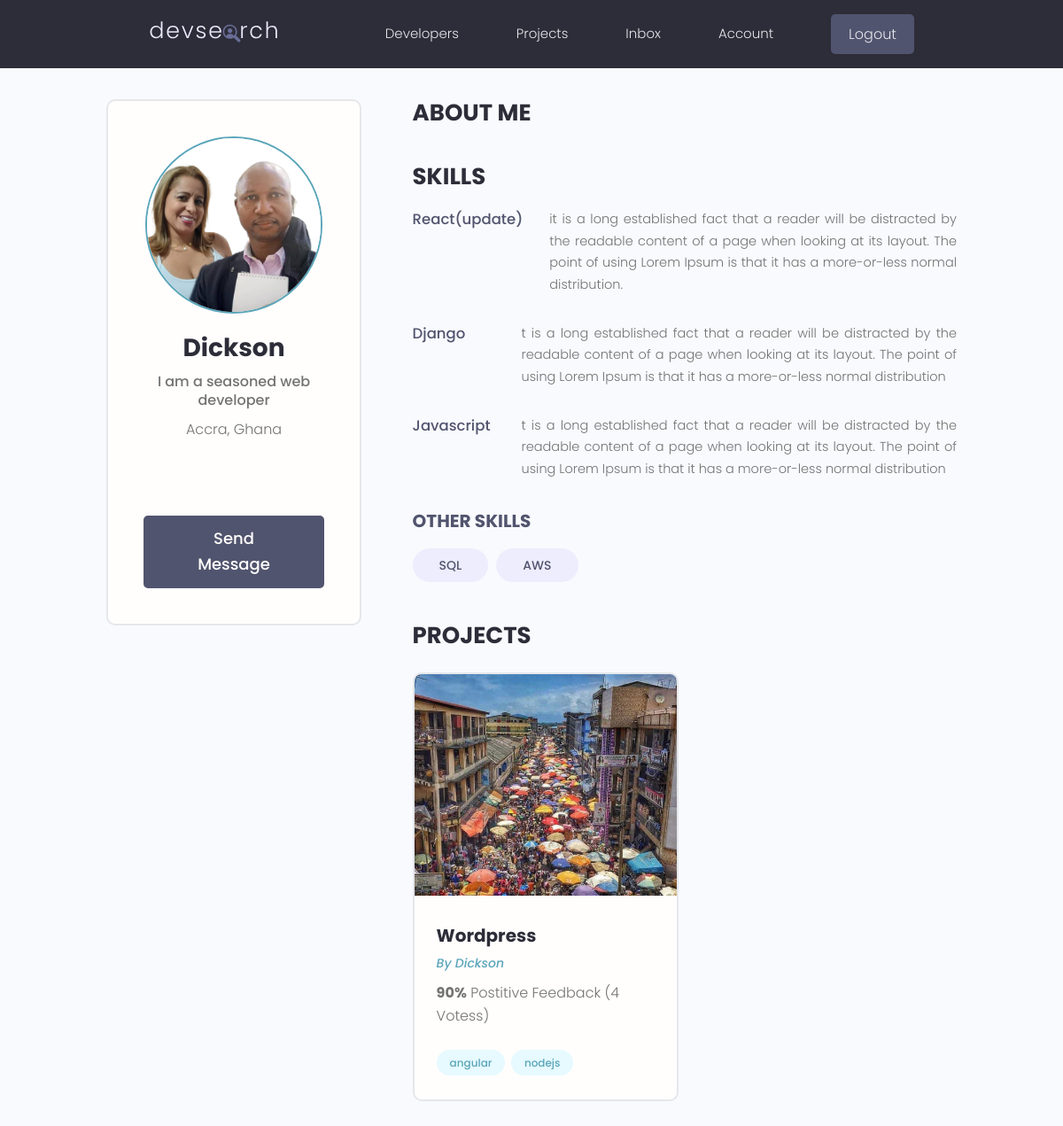
The page /profile/a6f3eae3-043d-48ef-adb5-f76086bb5a82/ (signed in) on the database as committed earlier.
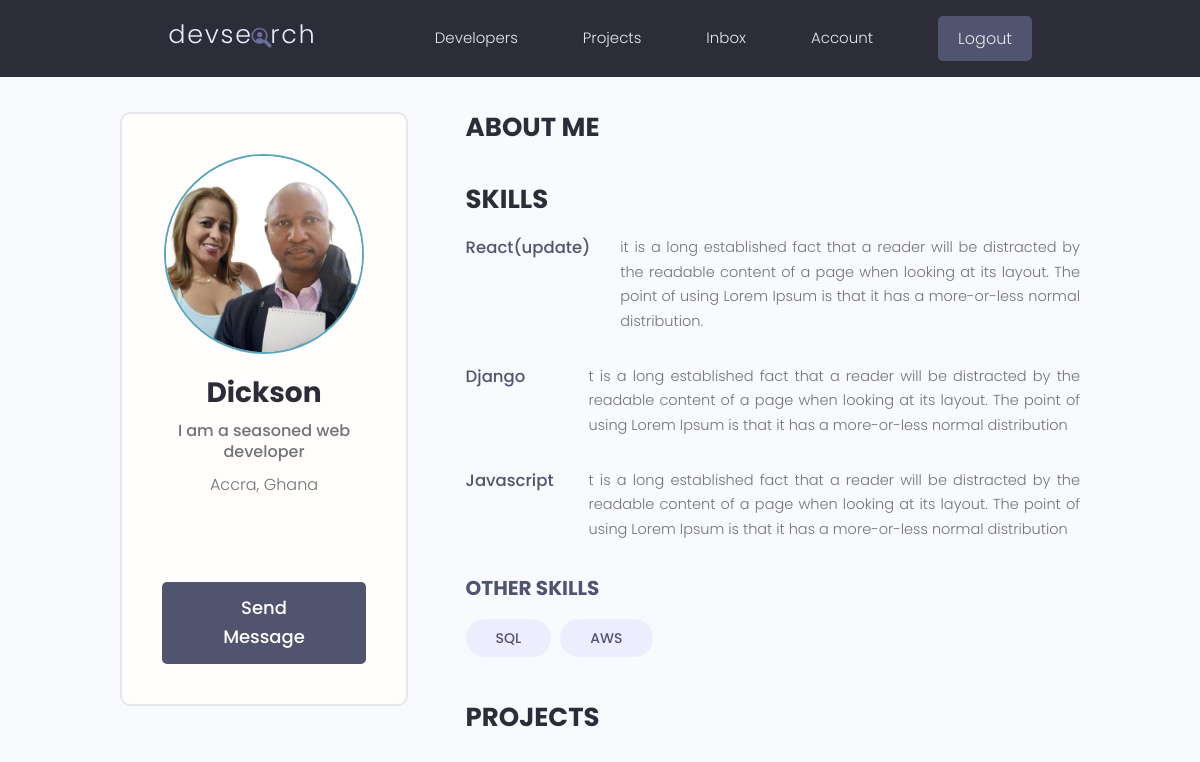
The same page on the database as committed later.
### users/models.py (models this page shows, shortened)
class Skill(models.Model):
    owner = models.ForeignKey(Profile, null=True, blank=True, on_delete = models.CASCADE)
    name = models.CharField(max_length=200, blank=True, null=True)
    description = models.TextField(blank=True, null=True)
    created = models.DateTimeField(auto_now_add=True)
    id = models.UUIDField(default=uuid.uuid4, unique=True, primary_key=True, editable=False)
    def __str__(self):
        return str(self.name)

class Profile(models.Model):
    user = models.OneToOneField(User, on_delete=models.CASCADE, null=True, blank=True)
    name = models.CharField(max_length=200, blank=True, null=True)
    email = models.EmailField(max_length=200, blank=True, null=True)
    username = models.CharField(max_length=200, blank=True, null=True)
    location = models.CharField(max_length=200, blank=True, null=True)
    short_intro = models.CharField(max_length=200, blank=True, null=True)
    bio = models.TextField(max_length=200, blank=True, null=True)
    profile_image = models.ImageField(null=True, blank=True,
                                        upload_to='profiles', default='profiles/user-default.png')
    social_github = models.CharField(max_length=300, blank=True, null=True)
    social_twitter = models.CharField(max_length=200, blank=True, null=True)
    social_youtube = models.CharField(max_length=200, blank=True, null=True)
    social_linkedin = models.CharField(max_length=200, blank=True, null=True)
    social_website = models.CharField(max_length=200, blank=True, null=True)
    created = models.DateTimeField(auto_now_add=True)
    id = models.UUIDField(default=uuid.uuid4, unique=True, primary_key=True, editable=False)

### projects/models.py (models this page shows, shortened)
class Project(models.Model):
    owner = models.ForeignKey(Profile,null=True, blank=True, on_delete=models.SET_NULL)
    title = models.CharField(max_length=2000)
    description = models.TextField(max_length=2000, null=True)
    demo_link = models.CharField(max_length=2000, null=True, blank=True)
    source_link = models.CharField(max_length=2000, null=True, blank=True)
    featured_image = models.ImageField(blank=True, null=True, default='default.jpg')
    tag = models.ManyToManyField('Tag', blank=True)
    vote_total = models.IntegerField(default=0, null=True, blank=True)
    vote_ratio = models.IntegerField(default=0, null=True, blank=True)
    created = models.DateTimeField(auto_now_add=True)
    id = models.UUIDField(default=uuid.uuid4, unique=True,
                            primary_key=True, editable=False)
    class Meta:
        ordering = ['-vote_ratio', '-vote_total', 'title']

class Tag(models.Model):
    name = models.CharField(max_length=200)
    created = models.DateTimeField(auto_now_add=True)
    id = models.UUIDField(default=uuid.uuid4, unique=True,
                            primary_key=True, editable=False)
    def __str__(self):
        return self.name

### users/views.py (the view)
# urls.py: path('profile/<str:pk>/', views.userProfile, name='user-profile'),
@login_required(login_url='login')
def userProfile(request, pk):
    user = Profile.objects.get(id=pk)
    skill_desc = user.skill_set.exclude(description__exact="")
    skill_nodesc = user.skill_set.filter(description__exact="")
    context = {
        'user':user,
        'skill_desc':skill_desc,
        'skill_nodesc':skill_nodesc
    }
    return render(request, 'users/user_profile.html',context)

### users/templates/users/user_profile.html (shortened to what this page needs)
{% extends 'layouts/main.html'%}
{% block content %}
<main class="profile my-md">
  <div class="container">
    <div class="layout">
      <div class="column column--1of3">
        <div class="card text-center">
          <div class="card__body dev">
            <img class="avatar avatar--xl" src="{{ user.profile_image.url}}" />
            <h2 class="dev__name">{{ user.name }}</h2>
            <p class="dev__title">{{ user.short_intro}}</p>
            <p class="dev__location">{{ user.location }}</p>
            <ul class="dev__social">
            </ul>
            {% if request.user.profile.id != profile.id %}
            <a href="{% url 'send-message' user.id %}" class="btn btn--sub btn--lg">Send Message </a>
            {% endif %}
          </div>
        </div>
      </div>
      <div class="column column--2of3">
        <div class="devInfo">
          <h3 class="devInfo__title">About Me</h3>
        </div>
        <div class="devInfo">
          <h3 class="devInfo__title">Skills</h3>
          <div class="devInfo__skills">
            {% for skill in skill_desc %}
            <div class="devSkill">
              <h4 class="devSkill__title">{{skill.name}}</h4>
              <p class="devSkill__info">
                {{ skill.description }}
              </p>
            </div>
            {% endfor %}
            <h3 class="devInfo__subtitle">Other Skills</h3>
            <div class="devInfo__otherSkills">
              {% for skill in skill_nodesc %}
              <span class="tag tag--pill tag--sub tag--lg">
                <small>{{ skill }}</small>
              </span>
              {% endfor %}
            </div>
          </div>
        </div>
        <div class="devInfo">
          <h3 class="devInfo__title">Projects</h3>
          <div class="grid grid--two">
        {% for project in user.project_set.all %}
            <div class="column">
              <div class="card project">
                <a href="{% url 'project' project.id %}" class="project">
                  <img class="project__thumbnail" src="{{project.featured_image.url}}" alt="project thumbnail" />
                  <div class="card__body">
                    <h3 class="project__title">{{project.title }}</h3>
                    <p><a class="project__author" href="">By {{ project.owner.name }}</a></p>
                    <p class="project--rating">
                      <span style="font-weight: bold;">{{project.vote_ratio}}%</span> Postitive
                      Feedback ({{project.vote_total}} Vote{{project.vote_total|pluralize:"s"}}s)
                    </p>
                    <div class="project__tags">
                      {% for tag in project.tag.all %}
                      <span class="tag tag--pill tag--main">
                        <small>{{tag}}</small>
                      </span>
                      {% endfor %}
                    </div>
                  </div>
                </a>
              </div>
            </div>
            {% endfor %}
          </div>
        </div>
      </div>
    </div>
  </div>
</main>
{% endblock %}

Rows that differ between the two databases and show on the page:
removed Project: featured_image (picture), title "Wordpress", owner.name "Dickson", vote_ratio "90", vote_total "4"
no longer on this page (row edited): Tag: name "angular"
no longer on this page (row edited): Tag: name "nodejs"
